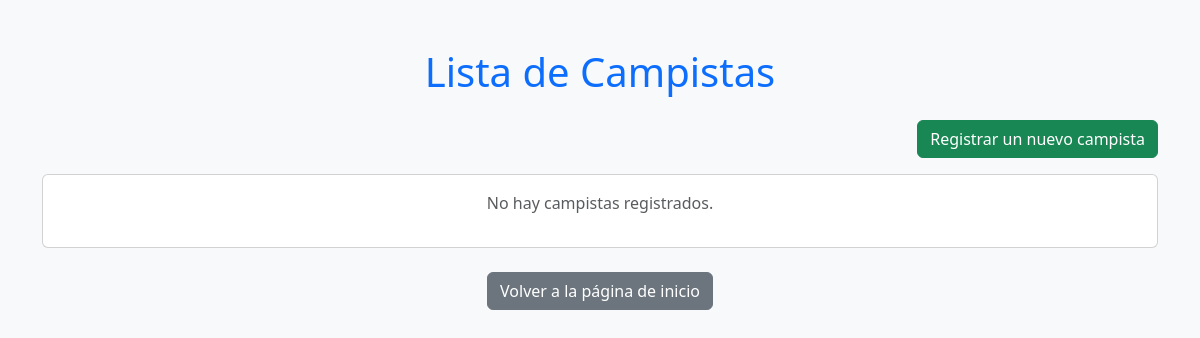
Before: /campistas/ with the older database file.
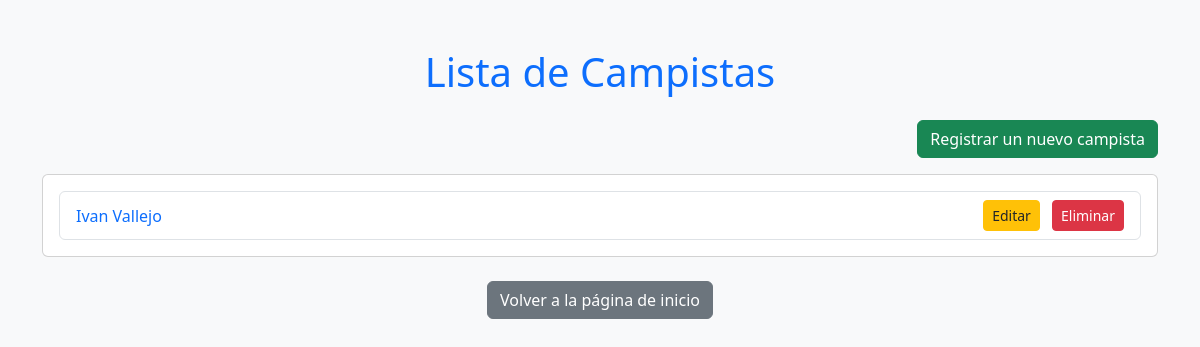
After: the same page with the newer database file.
### reservas/models.py (models this page shows, shortened)
class Campista(models.Model):
    nombre = models.CharField(max_length=100)
    correo = models.EmailField()
    telefono = models.CharField(max_length=15)
    direccion = models.TextField(blank=True, null=True)

### reservas/views.py (the view)
# urls.py: path('campistas/', views.campista_list, name='campista_list'),
def campista_list(request):
    campistas = Campista.objects.all()
    return render(request, 'campista_list.html', {'campistas': campistas})

### templates/campista_list.html (shortened to what this page needs)
<!DOCTYPE html>
<html lang="es">
<head>
    <link href="https://cdn.jsdelivr.net/npm/bootstrap@5.3.0/dist/css/bootstrap.min.css" rel="stylesheet">
</head>
<body class="bg-light">
    <div class="container py-5">
        <h1 class="text-center text-primary mb-4">Lista de Campistas</h1>
        <div class="d-flex justify-content-end mb-3">
            <a href="{% url 'campista_create' %}" class="btn btn-success">
                 Registrar un nuevo campista
            </a>
        </div>
        <div class="card">
            <div class="card-body">
                {% if campistas %}
                    <ul class="list-group">
                        {% for campista in campistas %}
                            <li class="list-group-item d-flex justify-content-between align-items-center">
                                <span>
                                    <a href="{% url 'campista_detail' campista.id %}" class="text-decoration-none text-primary">
                                        {{ campista.nombre }}
                                    </a>
                                </span>
                                <div>
                                    <a href="{% url 'campista_edit' campista.id %}" class="btn btn-warning btn-sm me-2 text-dark">
                                         Editar
                                    </a>
                                    <a href="{% url 'campista_delete' campista.id %}" class="btn btn-danger btn-sm">
                                         Eliminar
                                    </a>
                                </div>
                            </li>
                        {% endfor %}
                    </ul>
                {% else %}
                    <p class="text-center text-muted">No hay campistas registrados.</p>
                {% endif %}
            </div>
        </div>
        <div class="mt-4 text-center">
            <a href="{% url 'index' %}" class="btn btn-secondary">
                 Volver a la página de inicio
            </a>
        </div>
    </div>
</body>
</html>

Changed rows visible on the page:
added Campista: nombre "Ivan Vallejo"
Other visible differences:
text no longer shown: "No hay campistas registrados."
